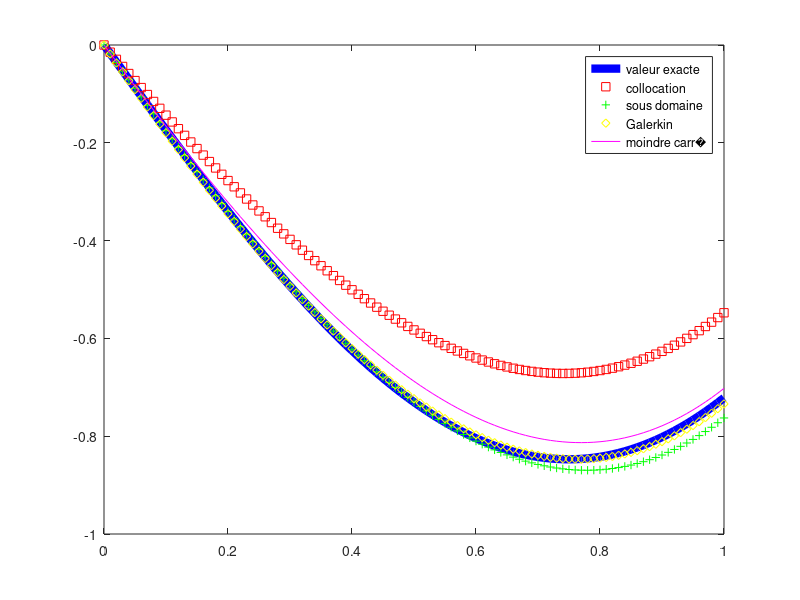

Write MATLAB code to recreate this figure.
function residus
x=0:0.01:1;
%Evaluation des diff�rentes solutions
%Solution vraie
f=[(cos(2*x-2)+2*sin(2*x))/(8*cos(2))]+((x.^2)/4)-1/8;
%m�thode de collocation
f1=-1.471*x+0.2993*x.^2+0.6241*x.^3;
%m�thode sous domaine
f2=-1.789*x+0.2895*x.^2+0.7368*x.^3;
%m�thode de Galerkin
f3=-1.85*x+0.4979*x.^2+0.6181*x.^3;
%m�thode de moindre carr�
f4=-1.6925*x+0.2785*x.^2+0.7118*x.^3;
%--------------------------------------------------------------------------
%Trac� des courbes et comparaison
plot(x,f,'b','linewidth',6)
hold on
plot(x,f1,'rs')
plot(x,f2,'g+')
plot(x,f3,'yd')
plot(x,f4,'m')
legend('valeur exacte','collocation','sous domaine','Galerkin','moindre carr�')
hold off

% Create the results directory if it doesn't exist
if ~exist('results/residus', 'dir')
    mkdir('results/residus');
end

% Base filename for the plot
baseFilename = 'results/residus/residus_plot.png';
filename = baseFilename;
count = 1;

% Check if the file exists and update the filename with a count
while exist(filename, 'file')
    filename = sprintf('results/residus/residus_plot_%d.png', count);
    count = count + 1;
end

% Save the plot to a file
saveas(gcf, filename);

% Close the figure
close(gcf);

end
